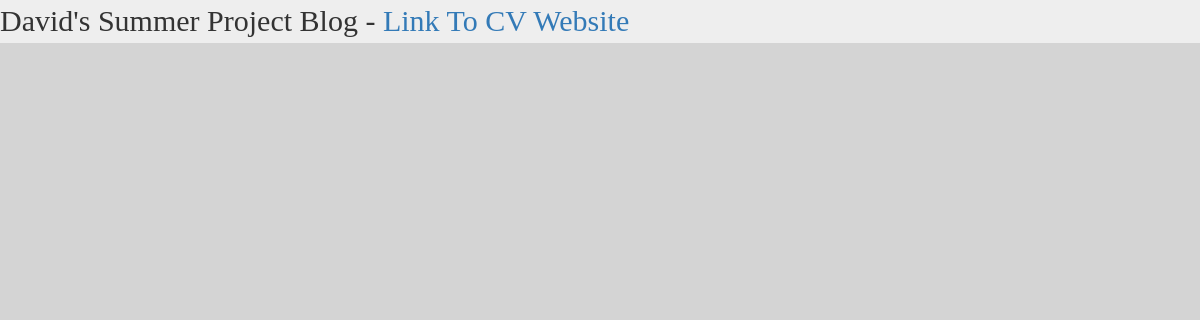
Before: / with the older database file.
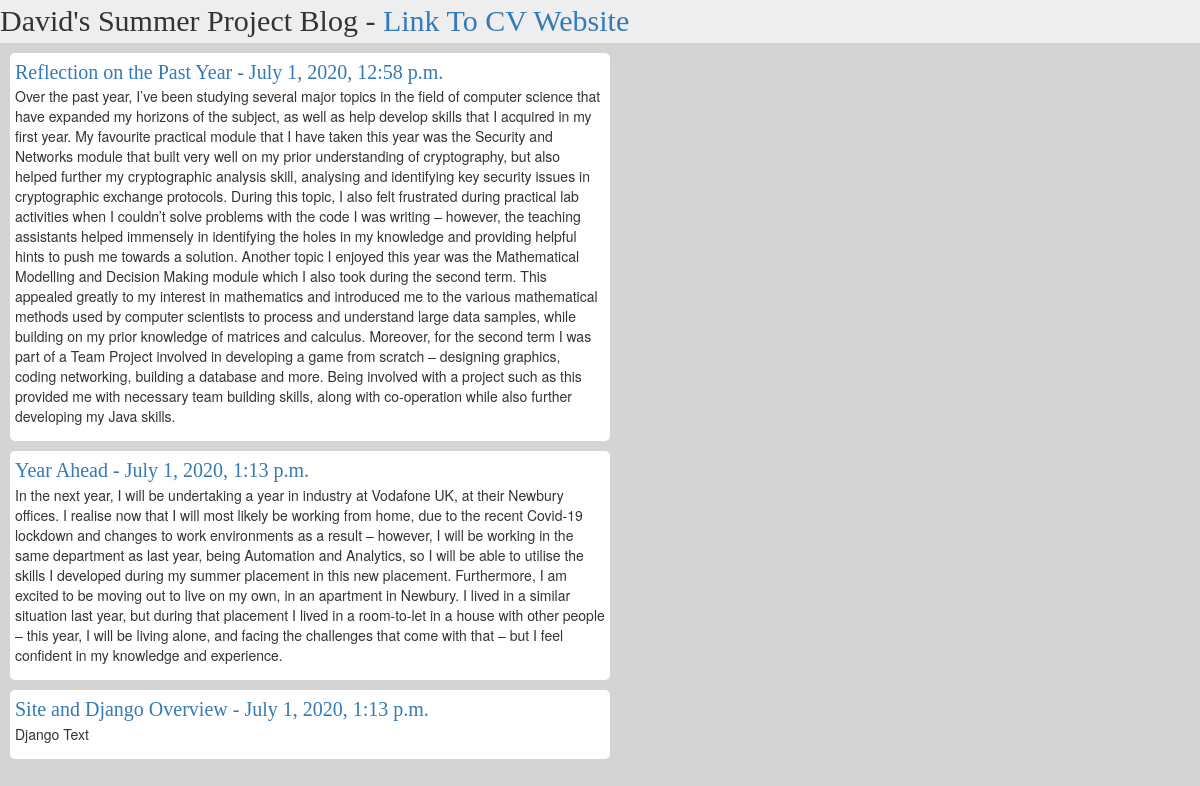
After: the same page with the newer database file.
### blog/models.py (models this page shows, shortened)
class Post(models.Model):
    author = models.ForeignKey(settings.AUTH_USER_MODEL, on_delete=models.CASCADE)
    title = models.CharField(max_length=200)
    text = models.TextField()
    created_date = models.DateTimeField(default=timezone.now)
    published_date = models.DateTimeField(blank=True, null=True)

### blog/views.py (the view)
# urls.py: path('', views.post_list, name='post_list'),
def post_list(request):
	posts = Post.objects.filter(published_date__lte=timezone.now()).order_by('published_date')
	return render(request, 'blog/post_list.html', {'posts': posts})

### blog/templates/blog/post_list.html (shortened to what this page needs)
<html>
	<head>
		<link rel="stylesheet" href="//maxcdn.bootstrapcdn.com/bootstrap/3.2.0/css/bootstrap.min.css">
		<link rel="stylesheet" href="//maxcdn.bootstrapcdn.com/bootstrap/3.2.0/css/bootstrap-theme.min.css">
		{% load static %}
		<link rel="stylesheet" href="{% static 'css/blog.css' %}">
	</head>
	<body>
		<div class="header">David's Summer Project Blog - <a href="/cv">Link To CV Website</a></div>
		{% for post in posts %}
			<div class="Post">
				<a id="title" href="">{{post.title}} - {{post.published_date}}</a>
				<p>{{post.text}}</p>
			</div>
		{%endfor%}
	</body>
</html>

### blog/static/css/blog.css (style rules this page uses)
body { background: #D4D4D4; }
.header { background:#EEEEEE; font-family: "Palatino Linotype", "Book Antiqua", Palatino, serif; font-size:30px; margin-bottom:10px; }
.Post { background:#FFFFFF; width:50%; border-radius:5px; padding:5px; margin:10px; }
#title { font-family:"Palatino Linotype", "Book Antiqua", Palatino, serif; font-size:20px; margin-bottom:5px; }

Changed rows visible on the page:
added Post: title "Reflection on the Past Year", published_date "July 1, 2020, 12:58 p.m.", text "Over the past year, I’ve been studying several major topics in the field of computer science that have expanded my horizons of the subject, as well as help develop skills that I acquired in my first year. My favourite practical module that I have taken this year was the Security and Networks module that built very well on my prior understanding of cryptography, but also helped further my cryptographic analysis skill, analysing and identifying key security issues in cryptographic exchange protocols. During this topic, I also felt frustrated during practical lab activities when I couldn’t solve problems with the code I was writing – however, the teaching assistants helped immensely in…"
added Post: title "Year Ahead", published_date "July 1, 2020, 1:13 p.m.", text "In the next year, I will be undertaking a year in industry at Vodafone UK, at their Newbury offices. I realise now that I will most likely be working from home, due to the recent Covid-19 lockdown and changes to work environments as a result – however, I will be working in the same department as last year, being Automation and Analytics, so I will be able to utilise the skills I developed during my summer placement in this new placement. Furthermore, I am excited to be moving out to live on my own, in an apartment in Newbury. I lived in a similar situation last year, but during that placement I lived in a room-to-let in a house with other people – this year, I will be living alone, and…"
added Post: title "Site and Django Overview", published_date "July 1, 2020, 1:13 p.m.", text "Django Text"
